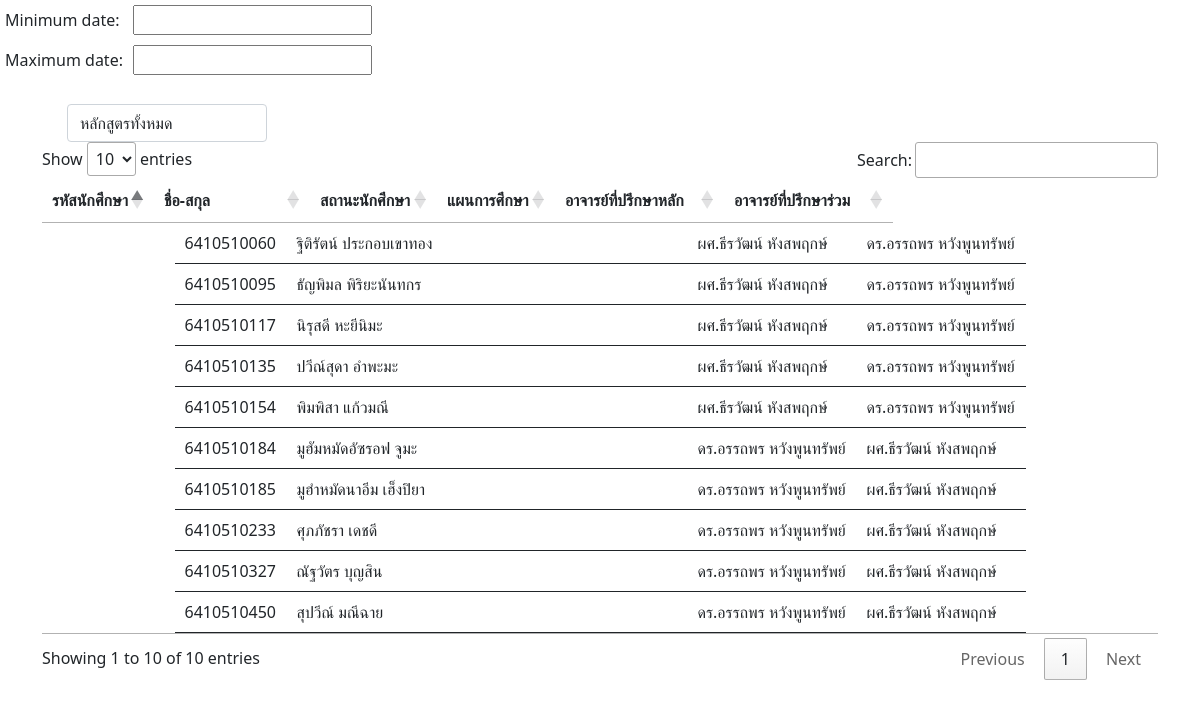
Page /test.php on the committed database.
### tables this page shows
CREATE TABLE `student_info` (
  `student_id` varchar(10) NOT NULL,
  `student_name` varchar(100) NOT NULL,
  `student_status_id` int(10) NOT NULL,
  `student_course_id` int(10) NOT NULL,
  `student_principal_advisor` varchar(100) NOT NULL,
  `student_associate_advisor` varchar(100) NOT NULL,
  `student_plan_id` int(10) NOT NULL,
  `education_level` int(10) NOT NULL
);

### test.php (the view, shortened to what this page needs)
<?php
require_once('config/db.php');
?>
<!doctype html>
<html lang="en">
<head>
    <link href="https://cdn.jsdelivr.net/npm/bootstrap@5.0.2/dist/css/bootstrap.min.css" rel="stylesheet">
    <link rel="stylesheet" href="https://cdn.datatables.net/1.13.1/css/jquery.dataTables.min.css">
    <link rel="stylesheet" href="https://cdn.datatables.net/datetime/1.2.0/css/dataTables.dateTime.min.css">
</head>
<body>
    <table cellspacing="5" cellpadding="5">
        <tbody><tr>
            <td>Minimum date:</td>
            <td><input type="text" id="min" name="min"></td>
        </tr>
        <tr>
            <td>Maximum date:</td>
            <td><input type="text" id="max" name="max"></td>
        </tr>
    </tbody></table>
  <div class="container mt-4">
    <div class="category-filter">
      <select id="categoryFilter" class="form-control">
        <option value="">หลักสูตรทั้งหมด</option>
      </select>
    </div>
    <table class="table" id="example">
      <thead>
      <tr>
        <th>รหัสนักศึกษา</th>
        <th>ชื่อ-สกุล</th>
        <th>สถานะนักศึกษา</th>
        <th>แผนการศึกษา</th>
        <th>อาจารย์ที่ปรึกษาหลัก</th>
        <th>อาจารย์ที่ปรึกษาร่วม</th>
      </tr>
    </thead>
    <tbody>
      <?php
        $select_stmt = $conn->prepare("SELECT * FROM student_info");
        $select_stmt->execute();
        if ($select_stmt-> rowCount() > 0){
          while ($row=$select_stmt-> fetch(PDO::FETCH_ASSOC)) {
            $student_id = $row['student_id'];
            $student_name = $row['student_name'];
            $student_status = $row['student_status'];
            $student_course = $row['student_course'];
            $student_principal_advisor = $row['student_principal_advisor'];
            $student_associate_advisor = $row['student_associate_advisor'];
          ?>
          <tr>
            <td><?php echo $student_id?></td>
            <td><?php echo $student_name?></td>
            <td><?php echo $student_status?></td>
            <td><?php echo $student_course?></td>
            <td><?php echo $student_principal_advisor?></td>
            <td><?php echo $student_associate_advisor?></td>
            </tr>
            <?php
                }
              }
            ?>
      </tbody>
    </table>
  </div>
</body>
</html>

### test.php (style rules this page uses)
select.form-control { display: inline; width: 200px; margin-left: 25px; }

### rows in the picture
student_info: student_id "6410510060", student_name "ฐิติรัตน์ ประกอบเขาทอง", student_principal_advisor "ผศ.ธีรวัฒน์ หังสพฤกษ์", student_associate_advisor "ดร.อรรถพร หวังพูนทรัพย์"
student_info: student_id "6410510095", student_name "ธัญพิมล พิริยะนันทกร", student_principal_advisor "ผศ.ธีรวัฒน์ หังสพฤกษ์", student_associate_advisor "ดร.อรรถพร หวังพูนทรัพย์"
student_info: student_id "6410510117", student_name "นิรุสดี หะยีนิมะ", student_principal_advisor "ผศ.ธีรวัฒน์ หังสพฤกษ์", student_associate_advisor "ดร.อรรถพร หวังพูนทรัพย์"
student_info: student_id "6410510135", student_name "ปวีณ์สุดา อำพะมะ", student_principal_advisor "ผศ.ธีรวัฒน์ หังสพฤกษ์", student_associate_advisor "ดร.อรรถพร หวังพูนทรัพย์"
student_info: student_id "6410510154", student_name "พิมพิสา แก้วมณี", student_principal_advisor "ผศ.ธีรวัฒน์ หังสพฤกษ์", student_associate_advisor "ดร.อรรถพร หวังพูนทรัพย์"
student_info: student_id "6410510184", student_name "มูฮัมหมัดอัซรอฟ จูมะ", student_principal_advisor "ดร.อรรถพร หวังพูนทรัพย์", student_associate_advisor "ผศ.ธีรวัฒน์ หังสพฤกษ์"
student_info: student_id "6410510185", student_name "มูฮำหมัดนาอีม เฮ็งปิยา", student_principal_advisor "ดร.อรรถพร หวังพูนทรัพย์", student_associate_advisor "ผศ.ธีรวัฒน์ หังสพฤกษ์"
student_info: student_id "6410510233", student_name "ศุภภัชรา เดชดี", student_principal_advisor "ดร.อรรถพร หวังพูนทรัพย์", student_associate_advisor "ผศ.ธีรวัฒน์ หังสพฤกษ์"
student_info: student_id "6410510327", student_name "ณัฐวัตร บุญสิน", student_principal_advisor "ดร.อรรถพร หวังพูนทรัพย์", student_associate_advisor "ผศ.ธีรวัฒน์ หังสพฤกษ์"
student_info: student_id "6410510450", student_name "สุปวีณ์ มณีฉาย", student_principal_advisor "ดร.อรรถพร หวังพูนทรัพย์", student_associate_advisor "ผศ.ธีรวัฒน์ หังสพฤกษ์"
